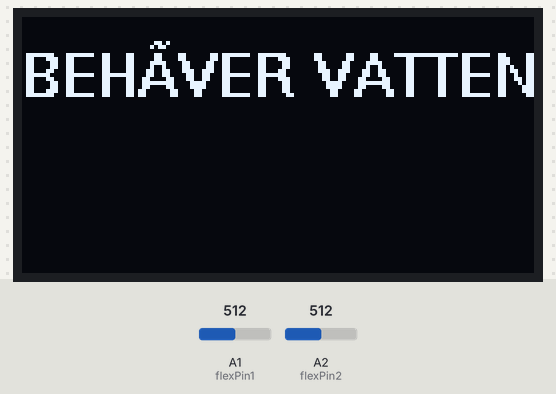
A sketch run on a simulated Arduino Uno, built with avr-gcc and run on an emulated ATmega328P. On the bench: 128×64 one-colour display. The inputs (shaded band) are chosen by the test bench; at power-on: A1 (flexPin1) = 512, A2 (flexPin2) = 512. What the sketch prints to the serial monitor is not drawn.

Above: at 1.4 s.
1.5 s: A1 (flexPin1) set to 460
3.4 s: A1 (flexPin1) set to 432
At 4.0 s:
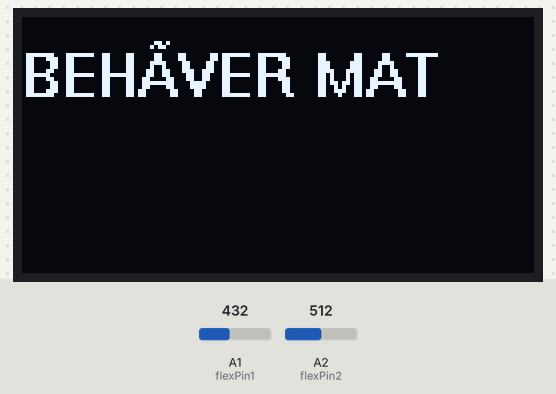
5.1 s: A2 (flexPin2) set to 488
At 5.9 s:
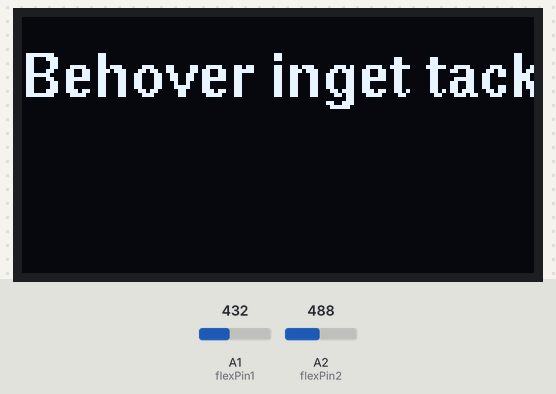
7.1 s: A2 (flexPin2) set to 510
At 8.5 s:
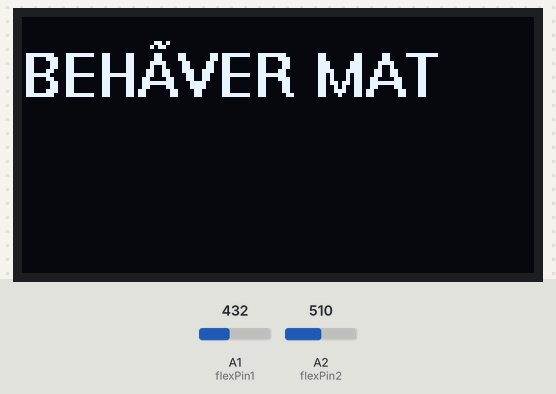
9.1 s: A2 (flexPin2) set to 490
At 10.3 s:
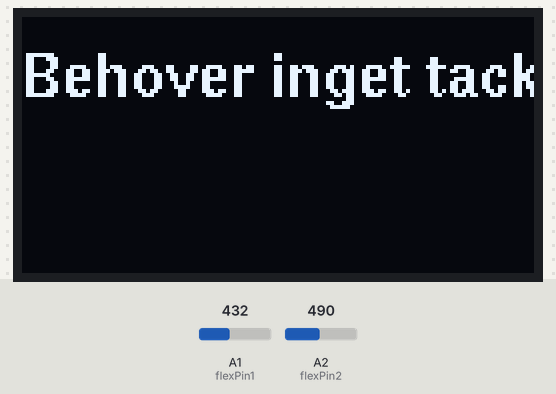
Timing chart, 0 to 12.1 s (numbered marks = the images above; inputs shaded):
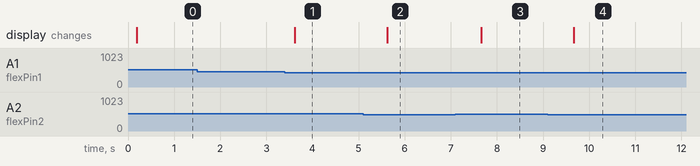

The sketch:

sketch_feb5a.ino
```cpp
/*
 Namn :Jamal_Mohammed
 Klass:2B
 Projekt: Handrörelse förståelses system
 Beskrivning: Mitt projekt ska med hjälp av sensorer och dess värden ge mig olika meningar på en display och för att vara säker på att mina sensorer ger rätt värden så har jag printat
 ut värderna utav sensorerna.


*/


#include <Wire.h>
#include <U8glib.h>

// Constants:
const int flexPin1 = A1; // Pin A1 to read analog input from flex sensor 1
const int flexPin2 = A2; // Pin A2 to read analog input from flex sensor 2

// Variables:
int value1; // Variable to store analog value from flex sensor 1
int value2; // Variable to store analog value from flex sensor 2
int x = 0;   // Position x on the OLED display
int y = 20;  // Position y on the OLED display

// Create an instance of the U8glib class for the OLED display
U8GLIB_SSD1306_128X64 oled(U8G_I2C_OPT_NO_ACK);

void setup() {
  Serial.begin(9600); // Begin serial communication
  Wire.begin(); // Initialize I2C communication
  oled.setFont(u8g_font_helvB10); // Set font for OLED display
}

void loop() {
  // Read analog values from flex sensors
  value1 = analogRead(flexPin1); // Read and store analog value from flex sensor 1
  value2 = analogRead(flexPin2); // Read and store analog value from flex sensor 2

  // Print analog values to the serial monitor
  Serial.println(String(value1) + " " + String(value2));

  // Check the values of the flex sensors and display appropriate messages on the OLED display
  if (value1 >= 450) {
    TextToScreen("BEHÖVER VATTEN", x, y); // Display "BEHÖVER VATTEN" on OLED display if flex sensor 1 value is greater than or equal to 450
  } else if (value2 >= 500) {
    TextToScreen("BEHÖVER MAT", x, y); // Display "BEHÖVER MAT" on OLED display if flex sensor 2 value is greater than or equal to 500
  }  else {
    TextToScreen("Behover inget tack", x, y); // Display "Behover inget tack" on OLED display if none of the conditions are met
  }

  delay(500); // Delay for stability, adjust as needed
}

// Function to display text on OLED screen at specified position
void TextToScreen(String text, int posx, int posy) {
  oled.firstPage();
  do {
    oled.drawStr(0, 20, text.c_str()); // Draw text on OLED display at specified position
  } while (oled.nextPage());
}
```

Measured:
- the behaviour switches between 450 and 449 on A1 (flexPin1) (found by bisection; images 0 and 1)
- the behaviour switches between 500 and 499 on A2 (flexPin2) (found by bisection; images 1 and 2)
- after the input at 1.5 s, every drawn part: stays the same
- after the input at 3.4 s, the display: changes after 0.22 s (image 1)
- after the input at 5.1 s, the display: changes after 0.53 s (image 2)
- after the input at 7.1 s, the display: changes after 0.56 s (image 3)
- after the input at 9.1 s, the display: changes after 0.57 s (image 4)
